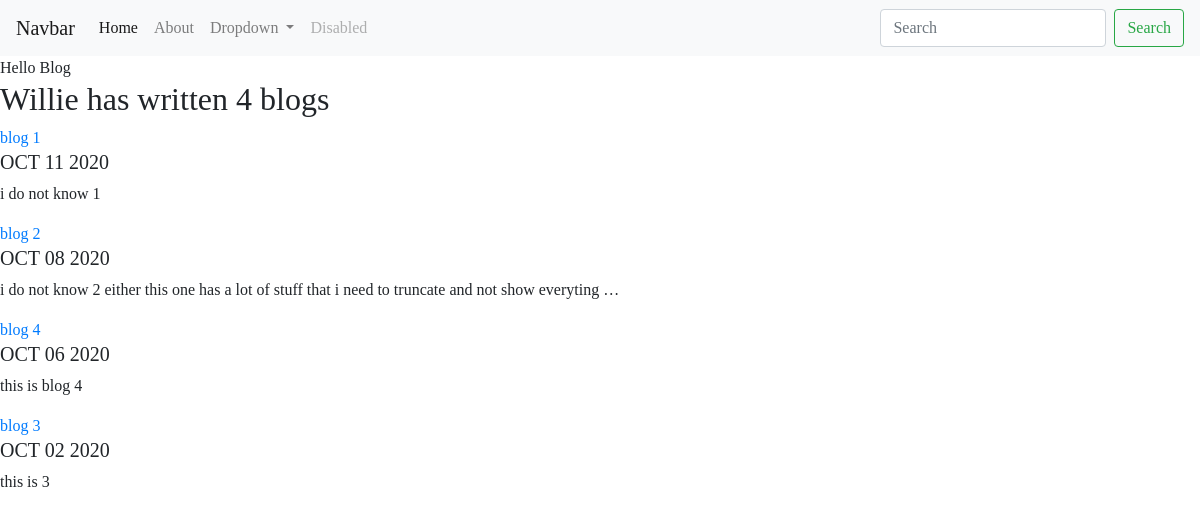
Screenshot of /blog/ with the database file from the repository.
### blog/models.py (models this page shows, shortened)
class Blog(models.Model):
    title = models.CharField(max_length=200)
    description = models.TextField()
    date = models.DateField()

### blog/views.py (the view)
# urls.py: path('', views.all_blogs, name='all_blogs'),
def all_blogs(request):
    blogs = Blog.objects.order_by('-date')
    return render(request, 'blog/all_blogs.html', {'blogs':blogs})

### blog/templates/blog/all_blogs.html
{% extends 'portfolio/basetemplate.html' %}
{% block content %}
Hello Blog
<h2>Willie has written {{ blogs.count }} blog{{ blogs.count|pluralize }}</h2>
{% for blog in blogs %}
<a href="{% url 'blog:detail' blog.id %}"<h2>{{ blog.title }}</h2></a>
<h5>{{ blog.date |date:'M d Y'|upper }}</h5>
<p>{{ blog.description | striptags | truncatechars:100 }}</p>
{% endfor %}
{% endblock %}

### portfolio/templates/portfolio/custom.css (style rules this page uses)
body { font-family: 'Pacifico', cursive; }

### rows the page displays
Blog: title "blog 1", date "OCT 11 2020", description "i do not know 1"
Blog: title "blog 2", date "OCT 08 2020", description "i do not know 2 either this one has a lot of stuff that i need to truncate and not show everyting …"
Blog: title "blog 4", date "OCT 06 2020", description "this is blog 4"
Blog: title "blog 3", date "OCT 02 2020", description "this is 3"

### other values shown
{{ blogs.count }} "4"
